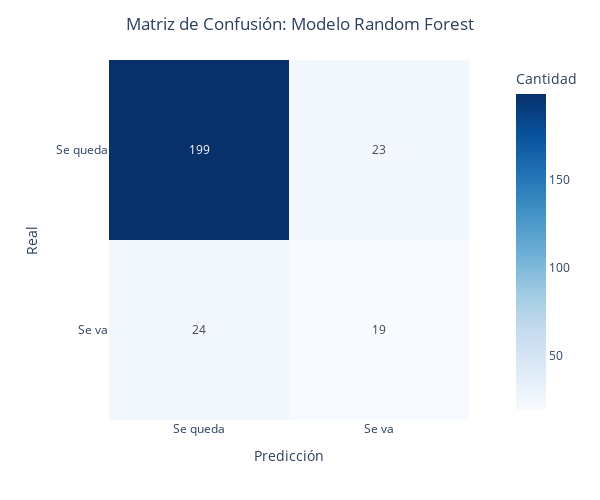

Write notebook code for a chart like this one.
### Code cell
gr = show_confusion_matrix(y_test, pred, 'Random Forest')
gr

### Figure 1 — Plotly figure (JSON) as saved in the notebook; plotly's stock layout.template omitted (floating-point values rounded to 4 significant figures)
{"data": [{"coloraxis": "coloraxis", "hovertemplate": "Predicción: %{x}<br>Real: %{y}<br>Cantidad: %{z}<extra></extra>", "name": "0", "texttemplate": "%{z}", "type": "heatmap", "x": ["Se queda", "Se va"], "xaxis": "x", "y": ["Se queda", "Se va"], "yaxis": "y", "z": [[199, 23], [24, 19]]}], "layout": {"coloraxis": {"colorbar": {"title": {"text": "Cantidad"}}, "colorscale": [[0, "rgb(247,251,255)"], [0.125, "rgb(222,235,247)"], [0.25, "rgb(198,219,239)"], [0.375, "rgb(158,202,225)"], [0.5, "rgb(107,174,214)"], [0.625, "rgb(66,146,198)"], [0.75, "rgb(33,113,181)"], [0.875, "rgb(8,81,156)"], [1, "rgb(8,48,107)"]]}, "height": 500, "margin": {"t": 60}, "title": {"text": "Matriz de Confusión: Modelo Random Forest", "x": 0.5}, "width": 600, "xaxis": {"anchor": "y", "constrain": "domain", "domain": [0, 1], "scaleanchor": "y", "title": {"text": "Predicción"}}, "yaxis": {"anchor": "x", "autorange": "reversed", "constrain": "domain", "domain": [0, 1], "title": {"text": "Real"}}}}
